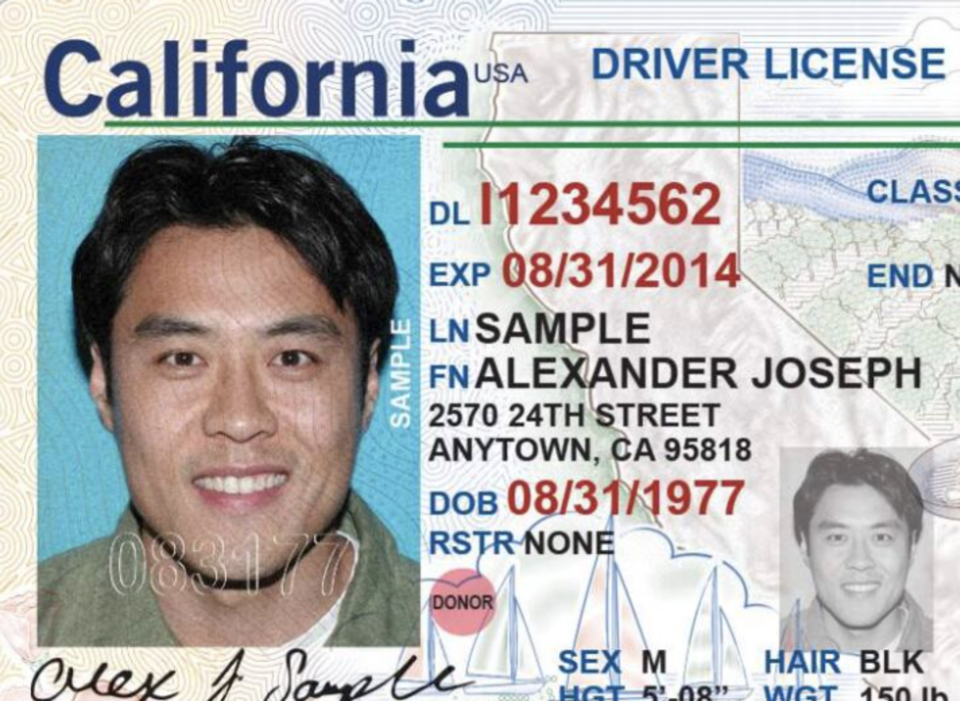
#> input picture test_dl.jpg, 3839 x 2804 px (shown at 1/4 size)
$ python ocr_california.py
#> lines starting #> are read from the running program, lines starting #| are printed output that depends on the picture; after the words box and inside, x2 and y2 are one past the last pixel; in counts of white or black regions, pixels touching at a corner belong together
import cv2
import pytesseract
import re

def preprocess_simple(img):
    """
    The Simple Preprocessing you requested.
    Grayscale -> Otsu Thresholding.
    No CLAHE, No Denoising.
    """
    gray = cv2.cvtColor(img, cv2.COLOR_BGR2GRAY)

    # Binary Thresholding (Otsu)
    # Finds the best contrast automatically
    _, binary = cv2.threshold(gray, 0, 255, cv2.THRESH_BINARY + cv2.THRESH_OTSU)

    return binary

def extract_california_pattern_only(image_path):
#> called with image_path = 'test_dl.jpg'
    print(f"--- 🐻 Scanning California (Pattern Only): {image_path} ---")

    # 1. Read & Resize
    img = cv2.imread(image_path)
#> img is the input picture: shape (2804, 3839, 3); mean B, G, R 180.7, 181, 180
    if img is None: return {"error": "Image not found"}

    scale = 1000 / img.shape[1]
#> scale = 0.26
    img = cv2.resize(img, (int(img.shape[1] * scale), int(img.shape[0] * scale)))
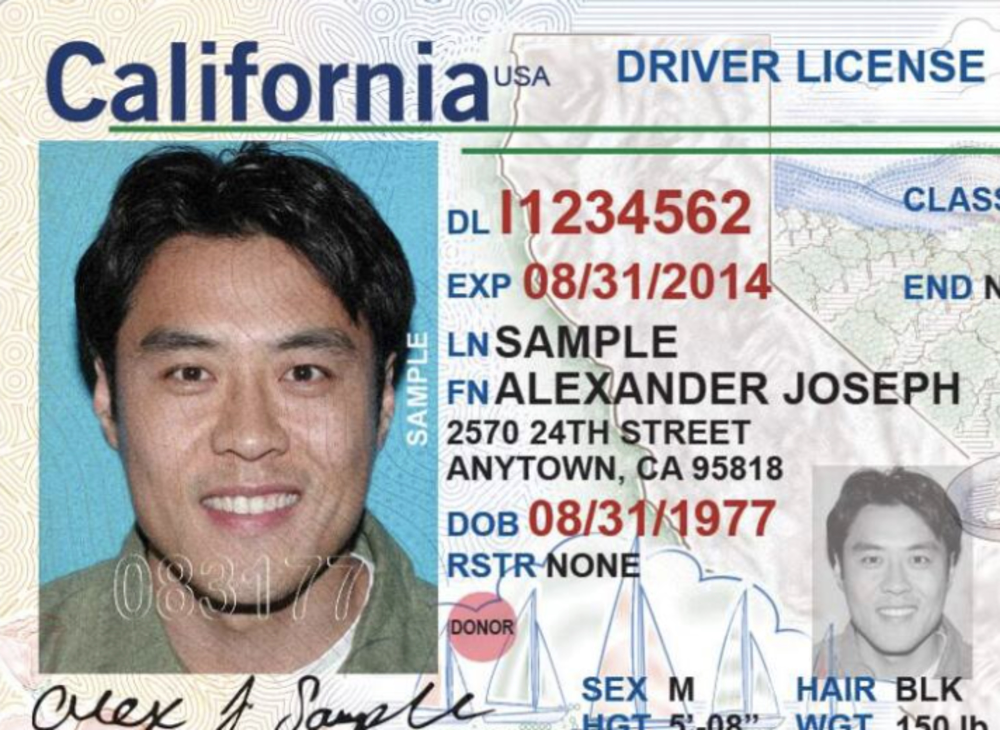
#> img: shape (730, 1000, 3); mean B, G, R 180.6, 180.9, 179.9

    # 2. Preprocess (Simple)
    processed_img = preprocess_simple(img)
#> in preprocess_simple, `gray = cv2.cvtColor(img, cv2.COLOR_BGR2GRAY)`:
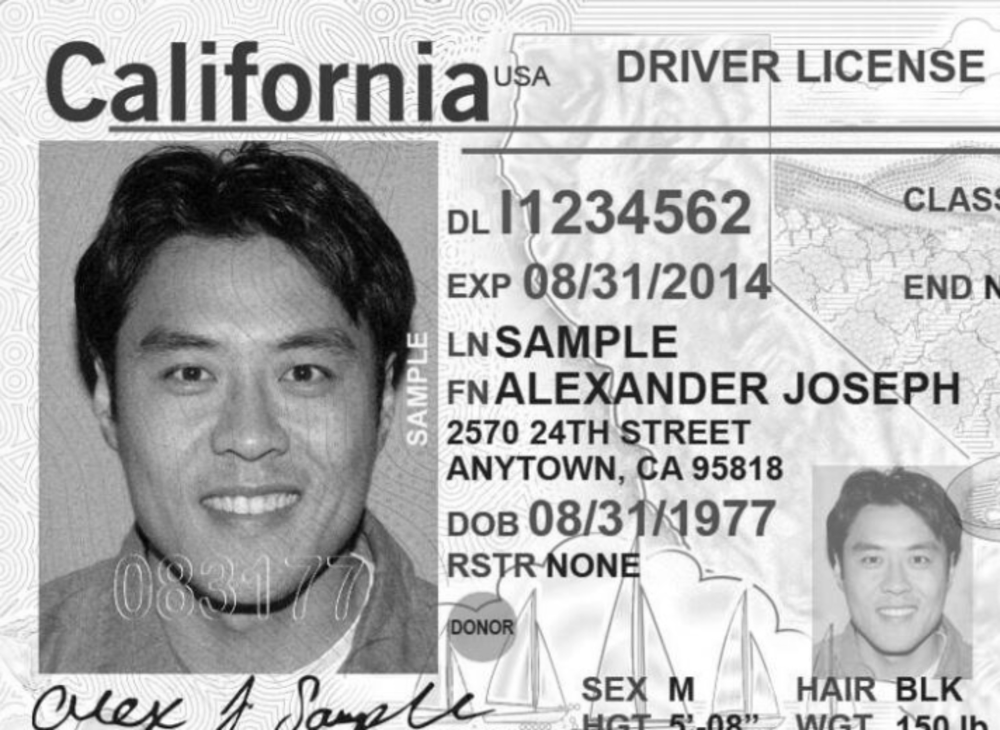
#> gray: shape (730, 1000); min 0, max 255, mean 180.6
#> in preprocess_simple, `_, binary = cv2.threshold(gray, 0, 255, cv2.THRESH_BINARY + cv2.THRESH..`:
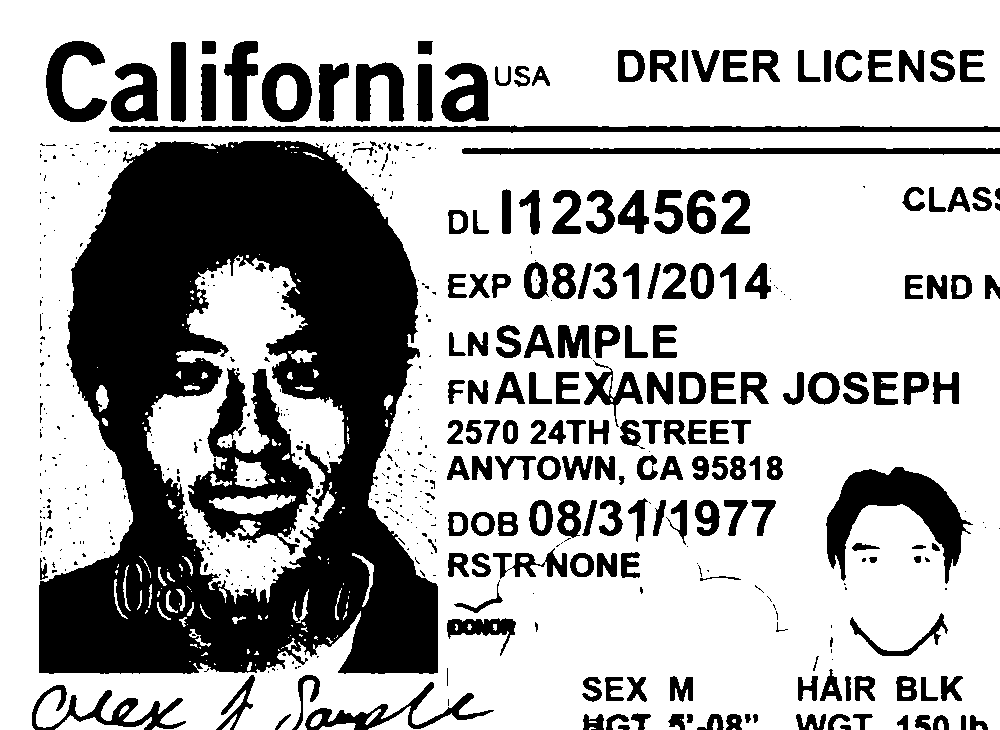
#> binary: shape (730, 1000); 69.6% white; 571 black regions (370 under 20 px), largest, box (x1, y1, x2, y2) and area: (39, 141, 438, 674) 121512, (188, 368, 314, 555) 9446, (826, 467, 973, 584) 6592
    cv2.imwrite("debug_pattern.jpg", processed_img)

    # 3. Run OCR
    custom_config = r'--oem 3 --psm 6'
#> (the run stopped early here; a loop or call above may not have finished)
